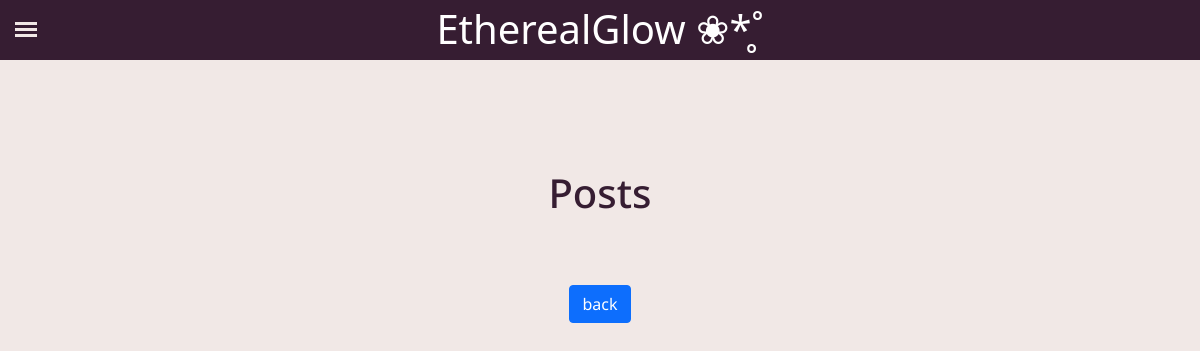
Page /share/Sensitive (signed in) on the earlier database version.
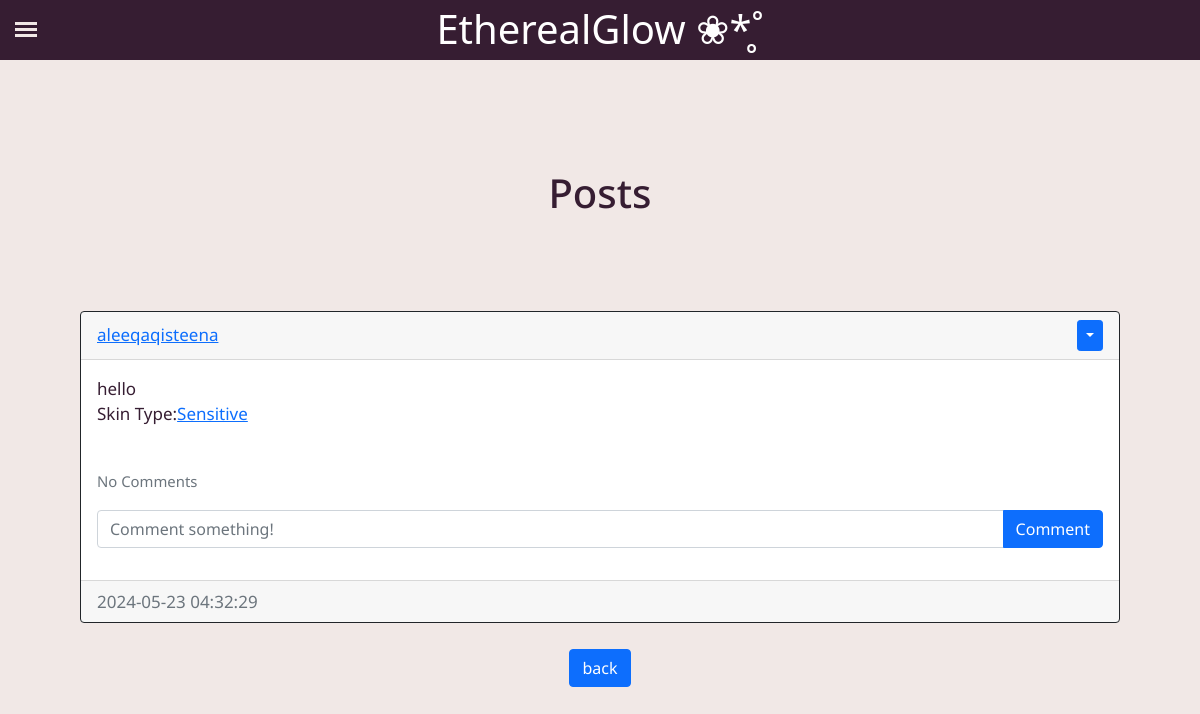
Same page on the later database version.
### website/models.py (models this page shows)
class Post(db.Model):
    id = db.Column(db.Integer, primary_key=True)
    text = db.Column(db.Text, nullable=False)
    date_created = db.Column(db.DateTime(timezone=True), default=func.now())
    author = db.Column(db.Integer, db.ForeignKey('user.id', ondelete="CASCADE"), nullable=False)
    comments = db.relationship('Comment', backref='post', passive_deletes=True)
    skintype = db.Column(db.String(20), nullable=False)

class User(db.Model, UserMixin):
    id = db.Column(db.Integer, primary_key=True)
    email = db.Column(db.String(150), unique=True)
    username = db.Column(db.String(150), unique=True)
    password = db.Column(db.String(150))
    date_created = db.Column(db.DateTime(timezone=True), default=func.now())
    posts = db.relationship('Post', backref='user', passive_deletes=True)
    feedbacks = db.relationship('Feedback', backref='author', passive_deletes=True)
    comments = db.relationship('Comment', backref='user', passive_deletes=True)
    skintype = db.Column(db.String(20), nullable=False)

### website/views.py (the view)
@views.route("/share/<skintype>")
@login_required
def share(skintype) :
    user= User.query.filter_by(skintype=skintype).first
    if not user :
        flash('No user with that skintype exists', category='error')
        return redirect(url_for(blog.html))
    posts = Post.query.filter_by(skintype=skintype).all()
    return render_template("skintype.html", user=current_user, posts=posts, skintype=skintype)

### website/__init__.py (called while the page is built)
def create_app():
    app = Flask(__name__)
    app.config['SECRET_KEY'] = "helloworld"
    app.config['SQLALCHEMY_TRACK_MODIFICATIONS'] = False
    app.config['SQLALCHEMY_DATABASE_URI'] = f'sqlite:///{DB_NAME}'
    app.config['UPLOAD_FOLDER'] = 'C:\\Users\\HP\\Documents\\Mini It Project\\EtherealGlow\\website\\static\\uploads'
    db.init_app(app)
    migrate.init_app(app, db)
    bcrypt.init_app(app)
    from website.views import views
    from website.auth import auth
    app.register_blueprint(views, url_prefix="/")
    app.register_blueprint(auth, url_prefix="/")
    from website.models import User, Post, Feedback, Comment, Product
    create_database(app)
    login_manager = LoginManager()
    login_manager.login_view = "auth.login"
    login_manager.init_app(app)
    @login_manager.user_loader
    def load_user(id):
        return User.query.get(int(id))
    return app

### website/templates/skintype.html (shortened to what this page needs)
{% extends "posts_div.html" %}
{% block footer %}
<div align="center">
    <a href="/Blog"><button type="button" class="btn btn-primary btn">back</button></a>
</div>
{% endblock %}

### website/templates/posts_div.html (shortened to what this page needs)
{% extends "base.html" %}
{% block content%}
<h1 class="title" align = "center">Posts</h1>
    <div id="posts">
      {% for post in posts %}
      <br />
      <div class="card border-dark">
        <div class="card-header d-flex justify-content-between align-items-center">
          <a href="/posts/{{post.user.username}}">{{post.user.username}}</a>
          {% if user.id == post.author %}
          <div class="btn-group">
            <button
              type="button"
              class="btn btn-sm btn-primary dropdown-toggle"
              data-bs-toggle="dropdown"
            ></button>
          </div>
          {% endif %}
        </div>
        <div class="card-body">
          <div class="card-text">{{post.text}}</div>
          <p>Skin Type:<a href="/share/{{post.skintype}}">{{post.skintype}}</a></p>
          <br />
          <p class="card-text">
            {% if post.comments|length > 0 %}
            <a data-bs-toggle="collapse" href="#comments-{{post.id}}" role="button">
              <small>View {{post.comments|length}} Comments</small>
            </a>
            {% else %}
            <small class="text-muted">No Comments</small>
            {% endif %}
          </p>
          <form
            class="input-group mb-3"
            method="POST"
            action="/create-comment/{{post.id}}"
          >
            <input
              type="text"
              id="text"
              name="text"
              class="form-control"
              placeholder="Comment something!"
            />
            <button type="submit" class="btn btn-primary">Comment</button>
          </form>
        </div>
        <div class="card-footer text-muted">{{post.date_created}}</div>
      </div>
      <br /> {% endfor %}
    </div>
    {% block footer %}{% endblock %} {% endblock %}

### website/templates/base.html (shortened to what this page needs)
<!DOCTYPE html>
<html>
    <head>
        <link
      href="https://cdn.jsdelivr.net/npm/bootstrap@5.0.2/dist/css/bootstrap.min.css"
      rel="stylesheet"
    />
    <link rel="stylesheet" type="text/css" href="/static/styles.css">
    </head>
    <body>
        <div class="header"><h1>EtherealGlow ❀*̥˚</h1></div>
        <label for="toggle-Sidebar" class="toggle-icon">
            <div class="bar-top"></div>
            <div class="bar-center"></div>
            <div class="bar-bottom"></div>
        </label>
        <div class="content">
            {% block content%} {% endblock %}
        </div>
    </body>
</html>

### website/static/styles.css (style rules this page uses)
* { margin: 0; padding: 0; box-sizing: border-box; }
.header { background: #361d32; width: 100%; height: 60px; position: fixed; top: 0; left: 0; z-index: 1; }
h1 { text-align: center; color: white; margin-top: 5px; }
body { background: #f1e8e6; color: #f1e8e6; }
.title { text-align: center; padding-bottom: 60px; padding-top: 20px; color: #361d32; font-size: 40px; }
.content { color: #361d32; font-family:"Noto Sans", serif; text-align: justify; width: 100%; height: 100%; float: left; padding: 80px; font-size: 17px; }
.toggle-icon div { background: #f1e8e6; width: 100%; height: 3px; transition: all 0.3s }
.toggle-icon { position: absolute; top: 22px; left: 15px; width: 22px; height: 22px; z-index: 9999; cursor: pointer; transition: all 0.3s; position: fixed; }
.bar-center { margin: 3px 0; }

Differences in the rows shown:
added Post: user.username "aleeqaqisteena", text "hello", skintype "Sensitive", date_created "2024-05-23 04:32:29"
